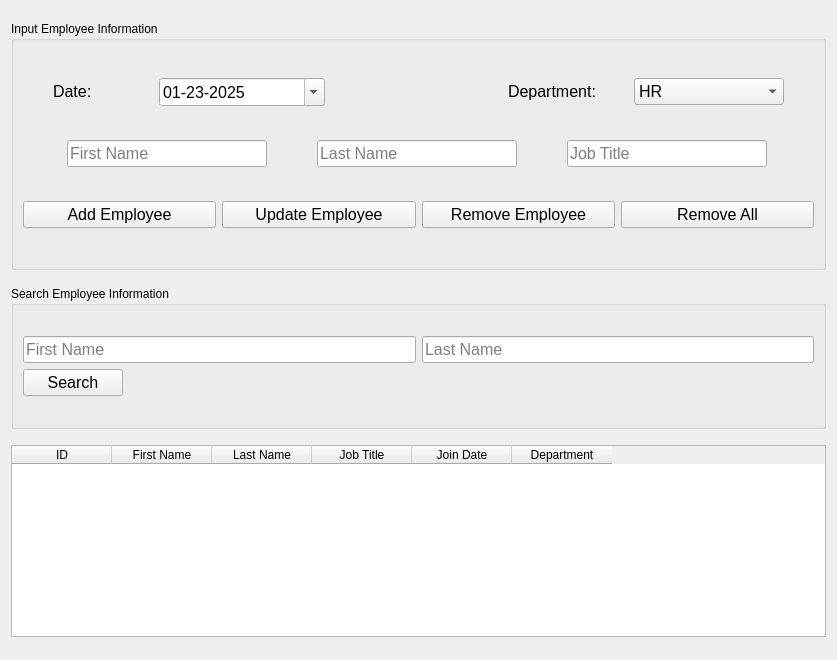
<?xml version="1.0" encoding="UTF-8"?>
<ui version="4.0">
 <class>Form</class>
 <widget class="QWidget" name="Form">
  <property name="geometry">
   <rect>
    <x>0</x>
    <y>0</y>
    <width>837</width>
    <height>660</height>
   </rect>
  </property>
  <property name="sizePolicy">
   <sizepolicy hsizetype="Preferred" vsizetype="Preferred">
    <horstretch>0</horstretch>
    <verstretch>0</verstretch>
   </sizepolicy>
  </property>
  <property name="minimumSize">
   <size>
    <width>837</width>
    <height>545</height>
   </size>
  </property>
  <property name="windowTitle">
   <string>Simple SQL Program</string>
  </property>
  <property name="windowIcon">
   <iconset>
    <normaloff>icon/ms_icon.jpg</normaloff>icon/ms_icon.jpg</iconset>
  </property>
  <layout class="QVBoxLayout" name="verticalLayout">
   <item>
    <widget class="QGroupBox" name="groupBox">
     <property name="sizePolicy">
      <sizepolicy hsizetype="Expanding" vsizetype="Fixed">
       <horstretch>0</horstretch>
       <verstretch>0</verstretch>
      </sizepolicy>
     </property>
     <property name="minimumSize">
      <size>
       <width>0</width>
       <height>249</height>
      </size>
     </property>
     <property name="title">
      <string>Input Employee Information</string>
     </property>
     <layout class="QVBoxLayout" name="verticalLayout_2">
      <item>
       <layout class="QHBoxLayout" name="horizontalLayout_4">
        <item>
         <widget class="QLabel" name="date_label">
          <property name="sizePolicy">
           <sizepolicy hsizetype="Fixed" vsizetype="Fixed">
            <horstretch>0</horstretch>
            <verstretch>0</verstretch>
           </sizepolicy>
          </property>
          <property name="minimumSize">
           <size>
            <width>70</width>
            <height>0</height>
           </size>
          </property>
          <property name="font">
           <font>
            <pointsize>12</pointsize>
           </font>
          </property>
          <property name="text">
           <string>Date:</string>
          </property>
         </widget>
        </item>
        <item>
         <widget class="QDateEdit" name="date_edit">
          <property name="sizePolicy">
           <sizepolicy hsizetype="Fixed" vsizetype="Fixed">
            <horstretch>0</horstretch>
            <verstretch>0</verstretch>
           </sizepolicy>
          </property>
          <property name="minimumSize">
           <size>
            <width>166</width>
            <height>0</height>
           </size>
          </property>
          <property name="font">
           <font>
            <pointsize>12</pointsize>
           </font>
          </property>
          <property name="displayFormat">
           <string>MM-dd-yyyy</string>
          </property>
          <property name="calendarPopup">
           <bool>true</bool>
          </property>
          <property name="currentSectionIndex">
           <number>0</number>
          </property>
          <property name="timeSpec">
           <enum>Qt::LocalTime</enum>
          </property>
          <property name="date">
           <date>
            <year>2025</year>
            <month>1</month>
            <day>23</day>
           </date>
          </property>
         </widget>
        </item>
        <item>
         <spacer name="horizontalSpacer">
          <property name="orientation">
           <enum>Qt::Horizontal</enum>
          </property>
          <property name="sizeType">
           <enum>QSizePolicy::Fixed</enum>
          </property>
          <property name="sizeHint" stdset="0">
           <size>
            <width>147</width>
            <height>20</height>
           </size>
          </property>
         </spacer>
        </item>
        <item>
         <widget class="QLabel" name="department_label">
          <property name="sizePolicy">
           <sizepolicy hsizetype="Fixed" vsizetype="Fixed">
            <horstretch>0</horstretch>
            <verstretch>0</verstretch>
           </sizepolicy>
          </property>
          <property name="minimumSize">
           <size>
            <width>90</width>
            <height>0</height>
           </size>
          </property>
          <property name="font">
           <font>
            <pointsize>12</pointsize>
           </font>
          </property>
          <property name="text">
           <string>Department:</string>
          </property>
         </widget>
        </item>
        <item>
         <widget class="QComboBox" name="department_combobox">
          <property name="sizePolicy">
           <sizepolicy hsizetype="Fixed" vsizetype="Fixed">
            <horstretch>0</horstretch>
            <verstretch>0</verstretch>
           </sizepolicy>
          </property>
          <property name="minimumSize">
           <size>
            <width>150</width>
            <height>0</height>
           </size>
          </property>
          <property name="font">
           <font>
            <pointsize>12</pointsize>
           </font>
          </property>
          <item>
           <property name="text">
            <string>HR</string>
           </property>
          </item>
          <item>
           <property name="text">
            <string>Accounting</string>
           </property>
          </item>
          <item>
           <property name="text">
            <string>Engineering</string>
           </property>
          </item>
          <item>
           <property name="text">
            <string>Entertainment</string>
           </property>
          </item>
          <item>
           <property name="text">
            <string>Shopping</string>
           </property>
          </item>
          <item>
           <property name="text">
            <string>Bills</string>
           </property>
          </item>
         </widget>
        </item>
       </layout>
      </item>
      <item>
       <layout class="QHBoxLayout" name="horizontalLayout">
        <item>
         <widget class="QLineEdit" name="firstname_edit">
          <property name="sizePolicy">
           <sizepolicy hsizetype="Fixed" vsizetype="Fixed">
            <horstretch>0</horstretch>
            <verstretch>0</verstretch>
           </sizepolicy>
          </property>
          <property name="minimumSize">
           <size>
            <width>200</width>
            <height>0</height>
           </size>
          </property>
          <property name="font">
           <font>
            <pointsize>12</pointsize>
           </font>
          </property>
          <property name="placeholderText">
           <string>First Name</string>
          </property>
         </widget>
        </item>
        <item>
         <widget class="QLineEdit" name="lastname_edit">
          <property name="sizePolicy">
           <sizepolicy hsizetype="Fixed" vsizetype="Fixed">
            <horstretch>0</horstretch>
            <verstretch>0</verstretch>
           </sizepolicy>
          </property>
          <property name="minimumSize">
           <size>
            <width>200</width>
            <height>0</height>
           </size>
          </property>
          <property name="font">
           <font>
            <pointsize>12</pointsize>
           </font>
          </property>
          <property name="placeholderText">
           <string>Last Name</string>
          </property>
         </widget>
        </item>
        <item>
         <widget class="QLineEdit" name="title_edit">
          <property name="sizePolicy">
           <sizepolicy hsizetype="Fixed" vsizetype="Fixed">
            <horstretch>0</horstretch>
            <verstretch>0</verstretch>
           </sizepolicy>
          </property>
          <property name="minimumSize">
           <size>
            <width>200</width>
            <height>0</height>
           </size>
          </property>
          <property name="font">
           <font>
            <pointsize>12</pointsize>
           </font>
          </property>
          <property name="placeholderText">
           <string>Job Title</string>
          </property>
         </widget>
        </item>
       </layout>
      </item>
      <item>
       <layout class="QHBoxLayout" name="horizontalLayout_2">
        <item>
         <widget class="QPushButton" name="add_button">
          <property name="font">
           <font>
            <pointsize>12</pointsize>
           </font>
          </property>
          <property name="text">
           <string>Add Employee</string>
          </property>
         </widget>
        </item>
        <item>
         <widget class="QPushButton" name="update_button">
          <property name="font">
           <font>
            <pointsize>12</pointsize>
           </font>
          </property>
          <property name="text">
           <string>Update Employee</string>
          </property>
         </widget>
        </item>
        <item>
         <widget class="QPushButton" name="remove_button">
          <property name="font">
           <font>
            <pointsize>12</pointsize>
           </font>
          </property>
          <property name="text">
           <string>Remove Employee</string>
          </property>
         </widget>
        </item>
        <item>
         <widget class="QPushButton" name="remove_all_button">
          <property name="font">
           <font>
            <pointsize>12</pointsize>
           </font>
          </property>
          <property name="text">
           <string>Remove All</string>
          </property>
         </widget>
        </item>
       </layout>
      </item>
     </layout>
    </widget>
   </item>
   <item>
    <widget class="QGroupBox" name="groupBox_2">
     <property name="sizePolicy">
      <sizepolicy hsizetype="Expanding" vsizetype="Fixed">
       <horstretch>0</horstretch>
       <verstretch>0</verstretch>
      </sizepolicy>
     </property>
     <property name="minimumSize">
      <size>
       <width>0</width>
       <height>143</height>
      </size>
     </property>
     <property name="title">
      <string>Search Employee Information</string>
     </property>
     <layout class="QVBoxLayout" name="verticalLayout_3">
      <item>
       <layout class="QGridLayout" name="gridLayout_2">
        <item row="1" column="0">
         <widget class="QLineEdit" name="first_name_search">
          <property name="font">
           <font>
            <pointsize>12</pointsize>
           </font>
          </property>
          <property name="text">
           <string/>
          </property>
          <property name="placeholderText">
           <string>First Name</string>
          </property>
         </widget>
        </item>
        <item row="2" column="0">
         <widget class="QPushButton" name="search_button">
          <property name="sizePolicy">
           <sizepolicy hsizetype="Fixed" vsizetype="Fixed">
            <horstretch>0</horstretch>
            <verstretch>0</verstretch>
           </sizepolicy>
          </property>
          <property name="minimumSize">
           <size>
            <width>100</width>
            <height>0</height>
           </size>
          </property>
          <property name="font">
           <font>
            <pointsize>12</pointsize>
           </font>
          </property>
          <property name="text">
           <string>Search</string>
          </property>
         </widget>
        </item>
        <item row="1" column="1">
         <widget class="QLineEdit" name="last_name_search">
          <property name="font">
           <font>
            <pointsize>12</pointsize>
           </font>
          </property>
          <property name="text">
           <string/>
          </property>
          <property name="placeholderText">
           <string>Last Name</string>
          </property>
         </widget>
        </item>
       </layout>
      </item>
     </layout>
    </widget>
   </item>
   <item>
    <widget class="QTableWidget" name="table">
     <property name="sizePolicy">
      <sizepolicy hsizetype="Expanding" vsizetype="Fixed">
       <horstretch>0</horstretch>
       <verstretch>0</verstretch>
      </sizepolicy>
     </property>
     <property name="columnCount">
      <number>6</number>
     </property>
     <column>
      <property name="text">
       <string>ID</string>
      </property>
     </column>
     <column>
      <property name="text">
       <string>First Name</string>
      </property>
     </column>
     <column>
      <property name="text">
       <string>Last Name</string>
      </property>
     </column>
     <column>
      <property name="text">
       <string>Job Title</string>
      </property>
     </column>
     <column>
      <property name="text">
       <string>Join Date</string>
      </property>
     </column>
     <column>
      <property name="text">
       <string>Department</string>
      </property>
     </column>
    </widget>
   </item>
  </layout>
 </widget>
 <resources/>
 <connections/>
</ui>
